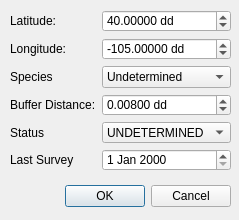
<?xml version="1.0" encoding="UTF-8"?>
<ui version="4.0">
 <class>NewRaptorDialogBase</class>
 <widget class="QDialog" name="NewRaptorDialogBase">
  <property name="geometry">
   <rect>
    <x>0</x>
    <y>0</y>
    <width>239</width>
    <height>220</height>
   </rect>
  </property>
  <property name="windowTitle">
   <string>Add New Raptor</string>
  </property>
  <widget class="QDialogButtonBox" name="button_box">
   <property name="geometry">
    <rect>
     <x>10</x>
     <y>180</y>
     <width>221</width>
     <height>32</height>
    </rect>
   </property>
   <property name="orientation">
    <enum>Qt::Horizontal</enum>
   </property>
   <property name="standardButtons">
    <set>QDialogButtonBox::Cancel|QDialogButtonBox::Ok</set>
   </property>
  </widget>
  <widget class="QWidget" name="formLayoutWidget">
   <property name="geometry">
    <rect>
     <x>10</x>
     <y>10</y>
     <width>221</width>
     <height>161</height>
    </rect>
   </property>
   <layout class="QFormLayout" name="lytForm">
    <item row="0" column="0">
     <widget class="QLabel" name="latitudeLabel">
      <property name="text">
       <string>Latitude:</string>
      </property>
     </widget>
    </item>
    <item row="0" column="1">
     <widget class="QDoubleSpinBox" name="spbLatitude">
      <property name="suffix">
       <string> dd</string>
      </property>
      <property name="decimals">
       <number>5</number>
      </property>
      <property name="minimum">
       <double>-90.000000000000000</double>
      </property>
      <property name="maximum">
       <double>90.000000000000000</double>
      </property>
      <property name="singleStep">
       <double>0.001000000000000</double>
      </property>
      <property name="value">
       <double>40.000000000000000</double>
      </property>
     </widget>
    </item>
    <item row="1" column="0">
     <widget class="QLabel" name="longitudeLabel">
      <property name="text">
       <string>Longitude:</string>
      </property>
     </widget>
    </item>
    <item row="1" column="1">
     <widget class="QDoubleSpinBox" name="spbLongitude">
      <property name="suffix">
       <string> dd</string>
      </property>
      <property name="decimals">
       <number>5</number>
      </property>
      <property name="minimum">
       <double>-180.000000000000000</double>
      </property>
      <property name="maximum">
       <double>180.000000000000000</double>
      </property>
      <property name="singleStep">
       <double>0.001000000000000</double>
      </property>
      <property name="value">
       <double>-105.000000000000000</double>
      </property>
     </widget>
    </item>
    <item row="2" column="0">
     <widget class="QLabel" name="speciesLabel">
      <property name="text">
       <string>Species</string>
      </property>
     </widget>
    </item>
    <item row="2" column="1">
     <widget class="QComboBox" name="cmbSpecies">
      <item>
       <property name="text">
        <string>Undetermined</string>
       </property>
      </item>
      <item>
       <property name="text">
        <string>Red-tail Hawk</string>
       </property>
      </item>
      <item>
       <property name="text">
        <string>Swainsons Hawk</string>
       </property>
      </item>
      <item>
       <property name="text">
        <string>Northern Harrier</string>
       </property>
      </item>
     </widget>
    </item>
    <item row="3" column="0">
     <widget class="QLabel" name="bufferDistanceLabel">
      <property name="text">
       <string>Buffer Distance:</string>
      </property>
     </widget>
    </item>
    <item row="3" column="1">
     <widget class="QDoubleSpinBox" name="spbBufferDistance">
      <property name="suffix">
       <string> dd</string>
      </property>
      <property name="decimals">
       <number>5</number>
      </property>
      <property name="maximum">
       <double>0.100000000000000</double>
      </property>
      <property name="singleStep">
       <double>0.001000000000000</double>
      </property>
      <property name="value">
       <double>0.008000000000000</double>
      </property>
     </widget>
    </item>
    <item row="4" column="0">
     <widget class="QLabel" name="statusLabel">
      <property name="text">
       <string>Status</string>
      </property>
     </widget>
    </item>
    <item row="4" column="1">
     <widget class="QComboBox" name="cmbStatus">
      <item>
       <property name="text">
        <string>UNDETERMINED</string>
       </property>
      </item>
      <item>
       <property name="text">
        <string>ACTIVE NEST</string>
       </property>
      </item>
      <item>
       <property name="text">
        <string>INACTIVE NEST</string>
       </property>
      </item>
      <item>
       <property name="text">
        <string>FLEDGED NEST</string>
       </property>
      </item>
     </widget>
    </item>
    <item row="5" column="0">
     <widget class="QLabel" name="lastSurveyLabel">
      <property name="text">
       <string>Last Survey</string>
      </property>
     </widget>
    </item>
    <item row="5" column="1">
     <widget class="QDateEdit" name="dteLastSurvey"/>
    </item>
   </layout>
  </widget>
 </widget>
 <resources/>
 <connections>
  <connection>
   <sender>button_box</sender>
   <signal>accepted()</signal>
   <receiver>NewRaptorDialogBase</receiver>
   <slot>accept()</slot>
   <hints>
    <hint type="sourcelabel">
     <x>20</x>
     <y>20</y>
    </hint>
    <hint type="destinationlabel">
     <x>20</x>
     <y>20</y>
    </hint>
   </hints>
  </connection>
  <connection>
   <sender>button_box</sender>
   <signal>rejected()</signal>
   <receiver>NewRaptorDialogBase</receiver>
   <slot>reject()</slot>
   <hints>
    <hint type="sourcelabel">
     <x>20</x>
     <y>20</y>
    </hint>
    <hint type="destinationlabel">
     <x>20</x>
     <y>20</y>
    </hint>
   </hints>
  </connection>
 </connections>
</ui>
